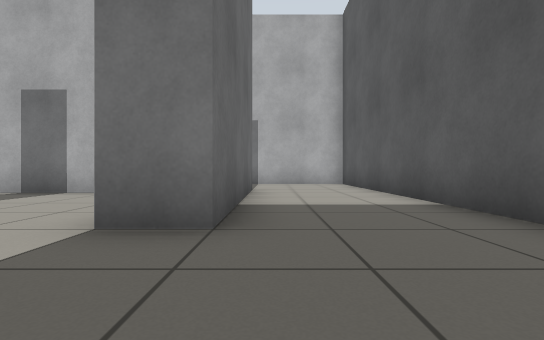
View 1 (above)

17 first-person views from a walk through a robot-simulator world made for Gazebo. The camera is 0.5 m above the floor, looks level and sees 85° across. The floor is counted in squares, 1 m on a side. Each view is taken from the middle of a square. On the plan, view 1 faces up. The plan holds only what a view shows up to about 9 squares ahead; the rest is blank.

View 2
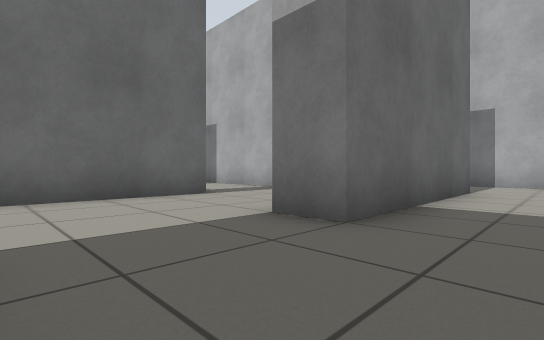

View 3
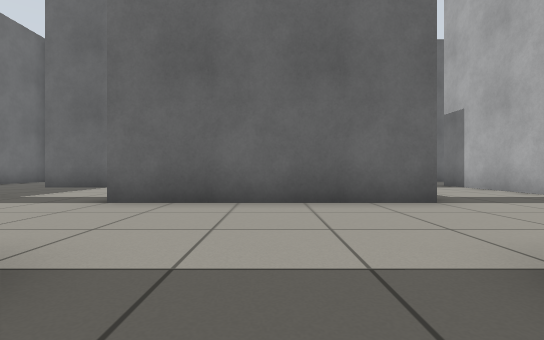

View 4
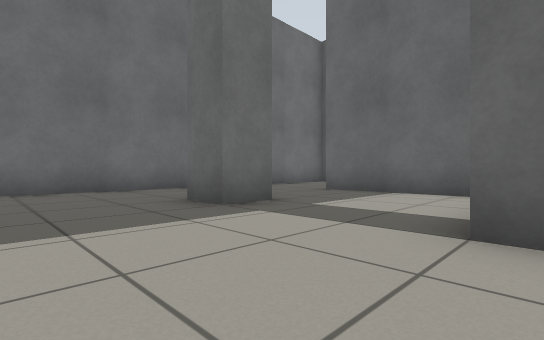

View 5
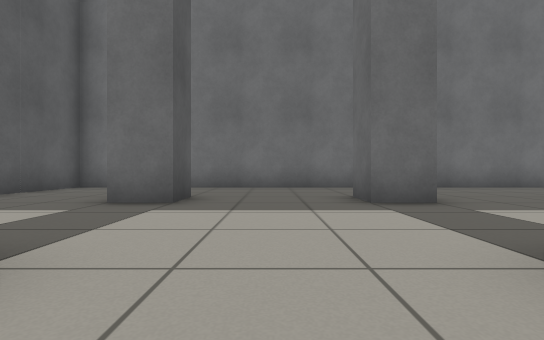

View 6
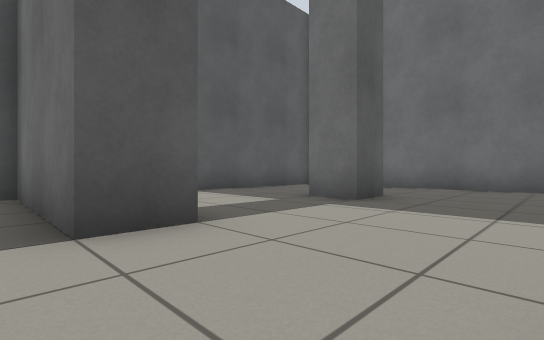

View 7
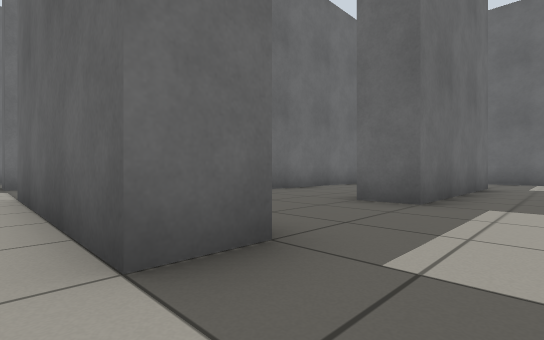

View 8
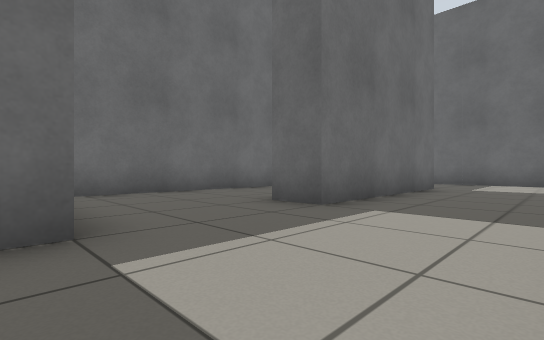

View 9
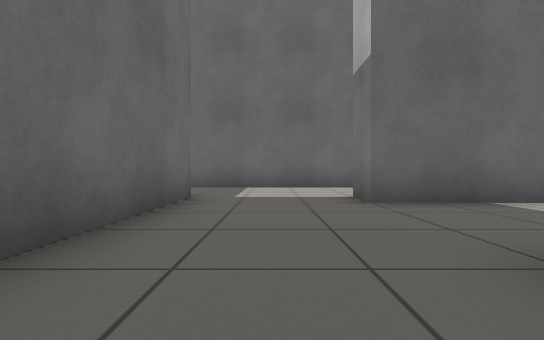

View 10
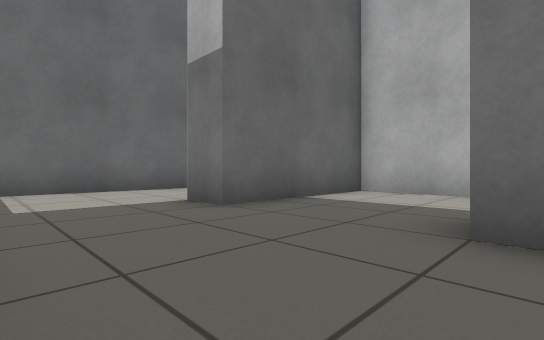

View 11
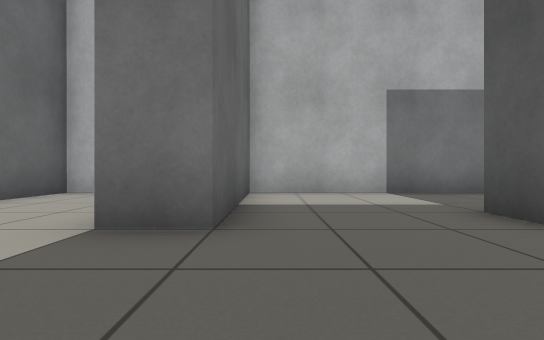

View 12
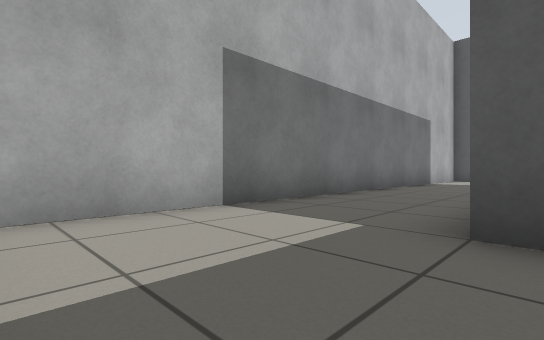

View 13
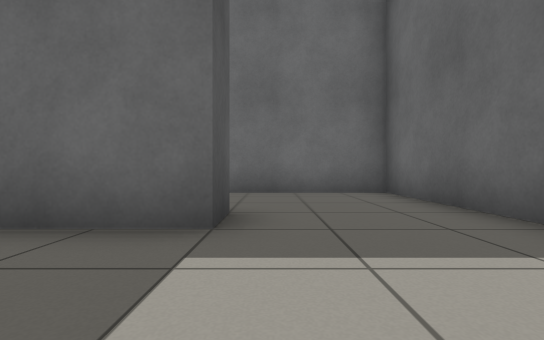

View 14
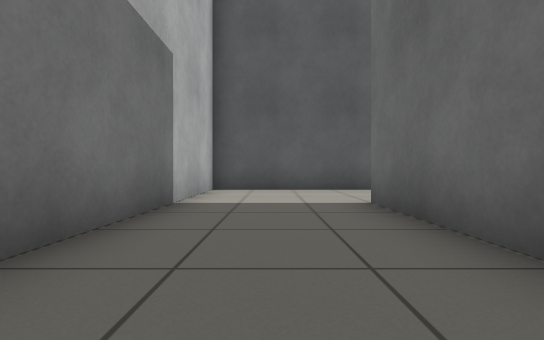

View 15
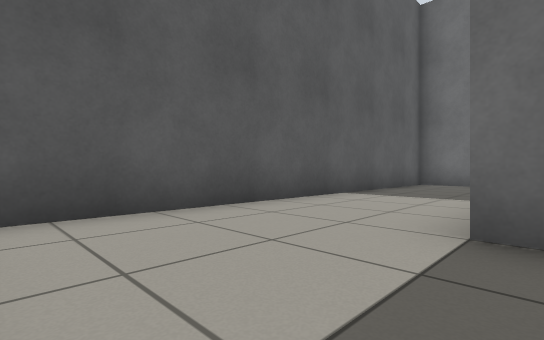

View 16
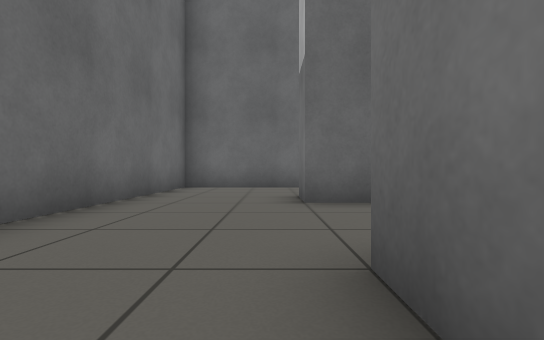

View 17
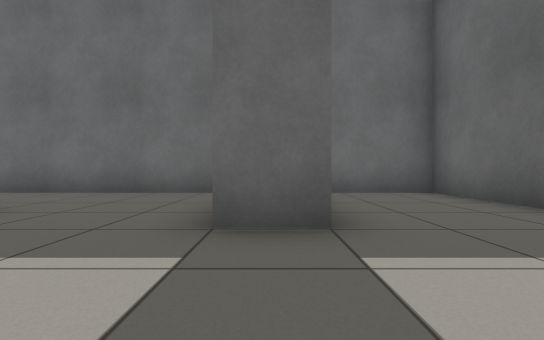

### Floor plan
Points are (right, up) in squares from view 1. A wall is a line through its corners. A room is listed if a view was taken in it or the views show most of it. See-through windows are left out.
Room 1 (views 1, 2, 3, 4, 5, 6, 7, 8, 9, 10, 11, 12, 13, 14, 15, 16, 17)
walls: (-5.5, 3.5) (-4.5, 3.5) (-4.5, -1.5); (-8.5, -2.2) (-8.5, -5.5) (-9.5, -5.5); (-11.2, -0.5) (-6.2, -0.5); (-5.5, -4.5) (-4.5, -4.5) (-4.5, -5.5) (-5.5, -5.5); (-1.5, -1.5) (-1.5, -0.5) (2.5, -0.5) (2.5, 10.5) (-12.5, 10.5) (-12.5, 6.5) (-13.5, 6.5); (-3.9, 6.5) (-9.5, 6.5) (-9.5, 7.5); (-13.5, 2.5) (-13.5, 3.5) (-8.5, 3.5) (-8.5, 2.5); (-3.4, 7.5) (-0.5, 7.5) (-0.5, 2.5) (-1.5, 2.5); (-12.5, -5.1) (-12.5, -8.5) (-0.1, -8.5); (-1.5, -5.5) (-1.5, -4.5) (-0.5, -4.5); (-13.6, -4.5) (-12.5, -4.5); (-16.5, -5.8) (-16.5, -8.5) (-14.2, -8.5); (1.6, -8.5) (2.5, -8.5) (2.5, -3.9); (-15.9, 10.5) (-16.5, 10.5) (-16.5, -0.5) (-13, -0.5)

Positions as (right, up) in squares from view 1, and headings:
1: (0, 0), facing up
2: (1, 0), facing up-left
3: (0, 1), facing left
4: (-2, -1), facing down-left
5: (-3, 0), facing down
6: (-4, 0), facing down-right
7: (-4, 5), facing down-left
8: (-5, 6), facing down-left
9: (-8, 5), facing left
10: (-9, 4), facing up-left
11: (-12, 4), facing up
12: (-12, 7), facing up-right
13: (-14, 6), facing down
14: (-5, 9), facing right
15: (-1, 10), facing down-right
16: (-4, -6), facing left
17: (-13, -2), facing down
